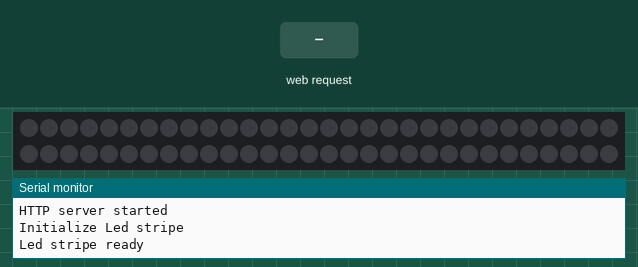
This sketch was run on a simulated ESP8266 (Wemos D1 mini). Parts: 60 RGB LEDs in strip order, left to right, continuing on the next row, the last lines printed to the serial monitor. The test bench sets the inputs (shaded band). Dim RGB values are drawn brighter than linear; WiFi joins after 1.5 s; servers stay silent unless stated.

Above: at 3.7 s.
3.8 s: HTTP request GET / received
At 5.3 s:
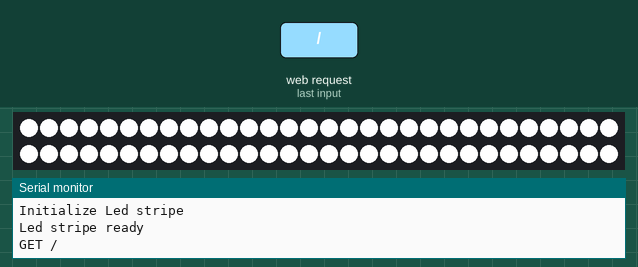
5.9 s: HTTP request GET /page2 received
At 6.9 s:
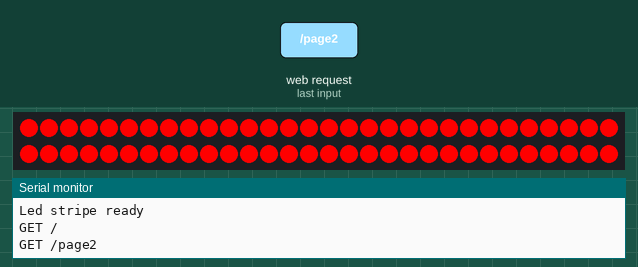
8.0 s: HTTP request GET /page3 received
At 9.8 s:
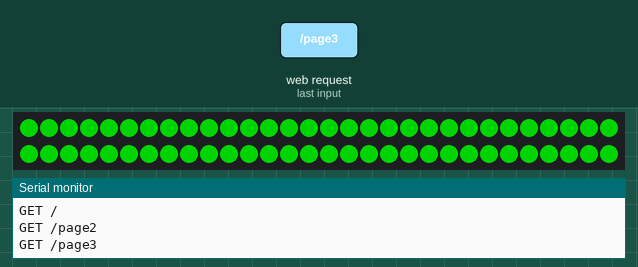
10.2 s: HTTP request GET /page4 received
At 10.66 s:
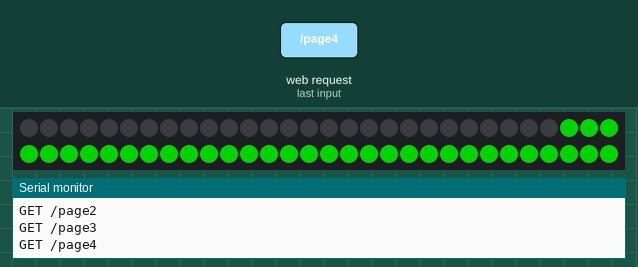
12.3 s: HTTP request GET /page2 received
At 12.76 s:
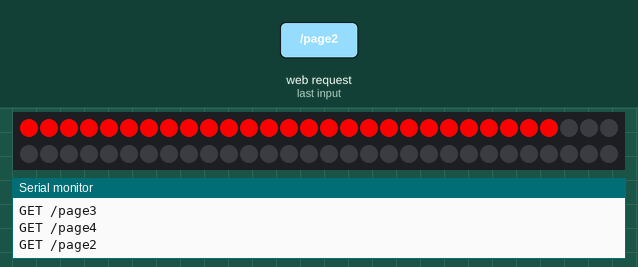
Timing chart, 0 to 15.3 s (numbered marks = the images above; inputs shaded):
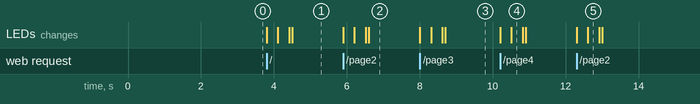

Measured:
- after the input at 3.8 s, the LEDs: first change at once (image 1 shows a later state)
- after the input at 5.9 s, the LEDs: first change at once (image 2 shows a later state)
- after the input at 8.0 s, the LEDs: first change at once (image 3 shows a later state)
- after the input at 10.2 s, the LEDs: first change at once (image 4 shows a later state)
- after the input at 12.3 s, the LEDs: first change at once (image 5 shows a later state)

The sketch:

webboottrap.ino
```cpp
#include <ESP8266WiFi.h>
#include <ESP8266WebServer.h>
#include "FastLED.h"

#define ssid      "snobel"       // WiFi SSID
#define password  "xxxxx"


#define NUM_LEDS      60
#define LED_TYPE   WS2811
#define COLOR_ORDER   GRB
#define DATA_PIN        D1
//#define CLK_PIN       4
#define VOLTS          5
#define MAX_MA       4000
CRGBArray<NUM_LEDS> leds;

#include "page1.h"
#include "page2.h"
#include "page3.h"
#include "page4.h"

ESP8266WebServer server(80);

void handleRoot() {
  Serial.println("GET /");
  server.send(200, "text/html", htmlPage1);

  for(int whiteLed = 0; whiteLed < NUM_LEDS; whiteLed = whiteLed + 1) {
      // Turn our current led on to white, then show the leds
      leds[whiteLed] = CRGB::White;

      // Show the leds (only one of which is set to white, from above)
      FastLED.show();

      // Wait a little bit
      delay(10);

      // Turn our current led back to black for the next loop around
      //leds[whiteLed] = CRGB::Black;
   }
}

void handlePage2() {
  Serial.println("GET /page2");
  server.send(200, "text/html", htmlPage2);

    for(int whiteLed = 0; whiteLed < NUM_LEDS; whiteLed = whiteLed + 1) {
      // Turn our current led on to white, then show the leds
      leds[whiteLed] = CRGB::Red;

      // Show the leds (only one of which is set to white, from above)
      FastLED.show();

      // Wait a little bit
      delay(10);

      // Turn our current led back to black for the next loop around
      //leds[whiteLed] = CRGB::Black;
   }
}

void handlePage3() {
  Serial.println("GET /page3");
  server.send(200, "text/html", htmlPage3);

    for(int whiteLed = 0; whiteLed < NUM_LEDS; whiteLed = whiteLed + 1) {
      // Turn our current led on to white, then show the leds
      leds[whiteLed] = CRGB::Green;

      // Show the leds (only one of which is set to white, from above)
      FastLED.show();

      // Wait a little bit
      delay(10);

      // Turn our current led back to black for the next loop around
      //leds[whiteLed] = CRGB::Black;
   }
}
void handlePage4() {
  Serial.println("GET /page4");
  server.send(200, "text/html", htmlPage4);

    for(int whiteLed = 0; whiteLed < NUM_LEDS; whiteLed = whiteLed + 1) {
      // Turn our current led on to white, then show the leds
      leds[whiteLed] = CRGB::Black;

      // Show the leds (only one of which is set to white, from above)
      FastLED.show();

      // Wait a little bit
      delay(10);

      // Turn our current led back to black for the next loop around
      //leds[whiteLed] = CRGB::Black;
   }
}

void setup(void){
  Serial.begin(115200);
  WiFi.begin(ssid, password);
  Serial.println("");

  // Wait for connection
  while (WiFi.status() != WL_CONNECTED) {
    delay(500);
    Serial.print(".");
  }
  Serial.println("");
  Serial.print("Connected to ");
  Serial.println(ssid);
  Serial.print("IP address: ");
  Serial.println(WiFi.localIP());
  Serial.print("MAC: ");
  Serial.println(WiFi.macAddress());

  server.on("/", handleRoot);
  server.on("/page2", handlePage2);
  server.on("/page3", handlePage3);
  server.on("/page4", handlePage4);

  server.begin();
  Serial.println("HTTP server started");

  delay( 1000 ); //safety startup delay
  Serial.println("Initialize Led stripe");
  FastLED.setMaxPowerInVoltsAndMilliamps( VOLTS, MAX_MA);
  FastLED.addLeds<LED_TYPE,DATA_PIN,COLOR_ORDER>(leds, NUM_LEDS)
    .setCorrection(TypicalLEDStrip);
  Serial.println("Led stripe ready");
}

void loop(void){
  server.handleClient();
}
```

page1.h
```cpp
const char htmlPage1[] PROGMEM = R"=====(
<html>
<head>
  <title>Bootstrap LED</title>
  <meta charset="utf-8">
  <meta name="viewport" content="width=device-width, initial-scale=1">
  <link rel="stylesheet" href="https://maxcdn.bootstrapcdn.com/bootstrap/4.4.1/css/bootstrap.min.css">
  <script src="https://ajax.googleapis.com/ajax/libs/jquery/3.4.1/jquery.min.js"></script>
  <script src="https://cdnjs.cloudflare.com/ajax/libs/popper.js/1.16.0/umd/popper.min.js"></script>
  <script src="https://maxcdn.bootstrapcdn.com/bootstrap/4.4.1/js/bootstrap.min.js"></script>
</head>
<body>

<div class="jumbotron text-center">
  <h1>Wemos D1 HTTP Server Led stripe.</h1>
  <p>Geir sin bootstrap. Hvit Lys.</p>
</div>

<div class="container">
            <div class="container">
              <div class="row" >
                <div class="col-sm">
                  <table class="table table-borderless text-center">
                    <tr><td><a class="btn btn-primary disabled" href="/" role="button">Hvit</a></td></tr>
                    <tr><td><div class="spinner-border text-primary" role="status"> <span class="sr-only">Loading...</span></div></td></tr>
                  </table>
                </div>

                <div class="col-sm">
                  <table class="table table-borderless text-center">
                    <tr><td><a class="btn btn-danger" href="/page2" role="button">Rød</a></td></tr>
                    <tr><td></td></tr>
                  </table>
                </div>

                <div class="col-sm">
                  <table class="table table-borderless text-center">
                    <tr><td><a class="btn btn-success" href="/page3" role="button">Grønn</a></td></tr>
                    <tr><td></td></tr>
                  </table>
                </div>

                <div class="col-sm">
                  <table class="table table-borderless text-center">
                    <tr><td><a class="btn btn-dark" href="/page4" role="button">Av</a></td></tr>
                    <tr><td></td></tr>
                  </table>
                </div>
          </div>
        <p><div class="alert alert-success" role="alert">Copyright (C) 2020 Geir</a>. </div></p>
    </div>
</div>

</body>
</html>
)=====";
```

page2.h
```cpp
const char htmlPage2[] PROGMEM = R"=====(
<html>
<head>
  <title>Bootstrap LED</title>
  <meta charset="utf-8">
  <meta name="viewport" content="width=device-width, initial-scale=1">
  <link rel="stylesheet" href="https://maxcdn.bootstrapcdn.com/bootstrap/4.4.1/css/bootstrap.min.css">
  <script src="https://ajax.googleapis.com/ajax/libs/jquery/3.4.1/jquery.min.js"></script>
  <script src="https://cdnjs.cloudflare.com/ajax/libs/popper.js/1.16.0/umd/popper.min.js"></script>
  <script src="https://maxcdn.bootstrapcdn.com/bootstrap/4.4.1/js/bootstrap.min.js"></script>
</head>
<body>

<div class="jumbotron text-center">
  <h1>Wemos D1 HTTP Server Led stripe.</h1>
  <p>Geir sin bootstrap. Rødt Lys.</p>
</div>

<div class="container">
            <div class="container">
              <div class="row" >
                <div class="col-sm">
                  <table class="table table-borderless text-center">
                    <tr><td><a class="btn btn-primary" href="/" role="button">Hvit</a></td></tr>
                    <tr><td></div></td></tr>
                  </table>
                </div>

                <div class="col-sm">
                  <table class="table table-borderless text-center">
                    <tr><td><a class="btn btn-danger disabled" href="/page2" role="button">Rød</a></td></tr>
                    <tr><td><div class="spinner-border text-danger" role="status"> <span class="sr-only">Loading...</span></div></td></tr>
                  </table>
                </div>

                <div class="col-sm">
                  <table class="table table-borderless text-center">
                    <tr><td><a class="btn btn-success" href="/page3" role="button">Grønn</a></td></tr>
                    <tr><td></td></tr>
                  </table>
                </div>

                <div class="col-sm">
                  <table class="table table-borderless text-center">
                    <tr><td><a class="btn btn-dark" href="/page4" role="button">Av</a></td></tr>
                    <tr><td></td></tr>
                  </table>
                </div>
          </div>
        <p><div class="alert alert-success" role="alert">Copyright (C) 2020 Geir</a>. </div></p>
    </div>
</div>

</body>
</html>
)=====";
```

page3.h
```cpp
const char htmlPage3[] PROGMEM = R"=====(
<html>
<head>
  <title>Bootstrap LED</title>
  <meta charset="utf-8">
  <meta name="viewport" content="width=device-width, initial-scale=1">
  <link rel="stylesheet" href="https://maxcdn.bootstrapcdn.com/bootstrap/4.4.1/css/bootstrap.min.css">
  <script src="https://ajax.googleapis.com/ajax/libs/jquery/3.4.1/jquery.min.js"></script>
  <script src="https://cdnjs.cloudflare.com/ajax/libs/popper.js/1.16.0/umd/popper.min.js"></script>
  <script src="https://maxcdn.bootstrapcdn.com/bootstrap/4.4.1/js/bootstrap.min.js"></script>
</head>
<body>

<div class="jumbotron text-center">
  <h1>Wemos D1 HTTP Server Led stripe.</h1>
  <p>Geir sin bootstrap. Grønt Lys.</p>
</div>

<div class="container">
            <div class="container">
              <div class="row" >
                <div class="col-sm">
                  <table class="table table-borderless text-center">
                    <tr><td><a class="btn btn-primary" href="/" role="button">Hvit</a></td></tr>
                    <tr><td></div></td></tr>
                  </table>
                </div>

                <div class="col-sm">
                  <table class="table table-borderless text-center">
                    <tr><td><a class="btn btn-danger" href="/page2" role="button">Rød</a></td></tr>
                    <tr><td></td></tr>
                  </table>
                </div>

                <div class="col-sm">
                  <table class="table table-borderless text-center">
                    <tr><td><a class="btn btn-success disabled" href="/page3" role="button">Grønn</a></td></tr>
                    <tr><td><div class="spinner-border text-success" role="status"> <span class="sr-only">Loading...</span></div></td></tr>
                  </table>
                </div>

                <div class="col-sm">
                  <table class="table table-borderless text-center">
                    <tr><td><a class="btn btn-dark" href="/page4" role="button">Av</a></td></tr>
                    <tr><td></td></tr>
                  </table>
                </div>
          </div>
        <p><div class="alert alert-success" role="alert">Copyright (C) 2020 Geir</a>. </div></p>
    </div>
</div>

</body>
</html>
)=====";
```

page4.h
```cpp
const char htmlPage4[] PROGMEM = R"=====(
<html>
<head>
  <title>Bootstrap LED</title>
  <meta charset="utf-8">
  <meta name="viewport" content="width=device-width, initial-scale=1">
  <link rel="stylesheet" href="https://maxcdn.bootstrapcdn.com/bootstrap/4.4.1/css/bootstrap.min.css">
  <script src="https://ajax.googleapis.com/ajax/libs/jquery/3.4.1/jquery.min.js"></script>
  <script src="https://cdnjs.cloudflare.com/ajax/libs/popper.js/1.16.0/umd/popper.min.js"></script>
  <script src="https://maxcdn.bootstrapcdn.com/bootstrap/4.4.1/js/bootstrap.min.js"></script>
</head>
<body>

<div class="jumbotron text-center">
  <h1>Wemos D1 HTTP Server Led stripe.</h1>
  <p>Geir sin bootstrap. Av.</p>
</div>

<div class="container">
            <div class="container">
              <div class="row" >
                <div class="col-sm">
                  <table class="table table-borderless text-center">
                    <tr><td><a class="btn btn-primary" href="/" role="button">Hvit</a></td></tr>
                    <tr><td></div></td></tr>
                  </table>
                </div>

                <div class="col-sm">
                  <table class="table table-borderless text-center">
                    <tr><td><a class="btn btn-danger" href="/page2" role="button">Rød</a></td></tr>
                    <tr><td></td></tr>
                  </table>
                </div>

                <div class="col-sm">
                  <table class="table table-borderless text-center">
                    <tr><td><a class="btn btn-success" href="/page3" role="button">Grønn</a></td></tr>
                    <tr><td></td></tr>
                  </table>
                </div>

                <div class="col-sm">
                  <table class="table table-borderless text-center">
                    <tr><td><a class="btn btn-dark disabled" href="/page4" role="button">Av</a></td></tr>
                    <tr><td><div class="spinner-border text-dark" role="status"> <span class="sr-only">Loading...</span></div></td></tr>
                  </table>
                </div>
          </div>
        <p><div class="alert alert-success" role="alert">Copyright (C) 2020 Geir</a>. </div></p>
    </div>
</div>

</body>
</html>

)=====";
```
